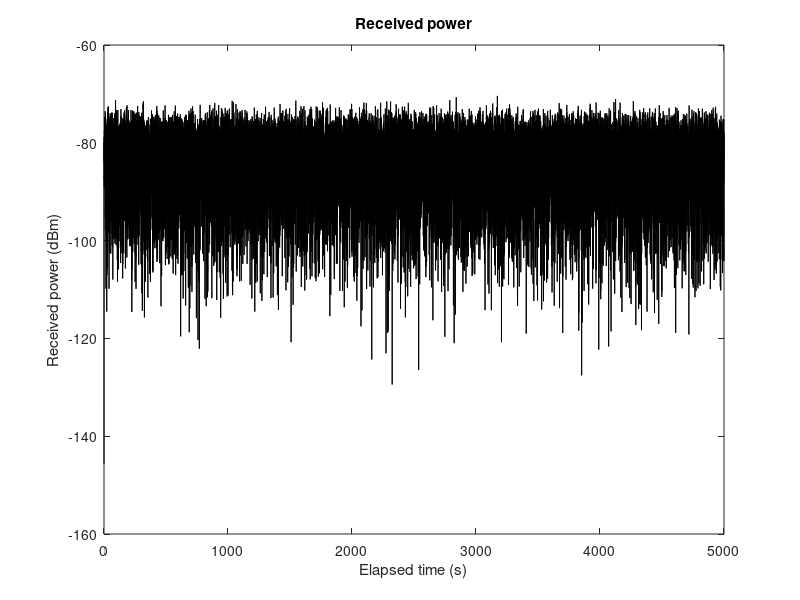
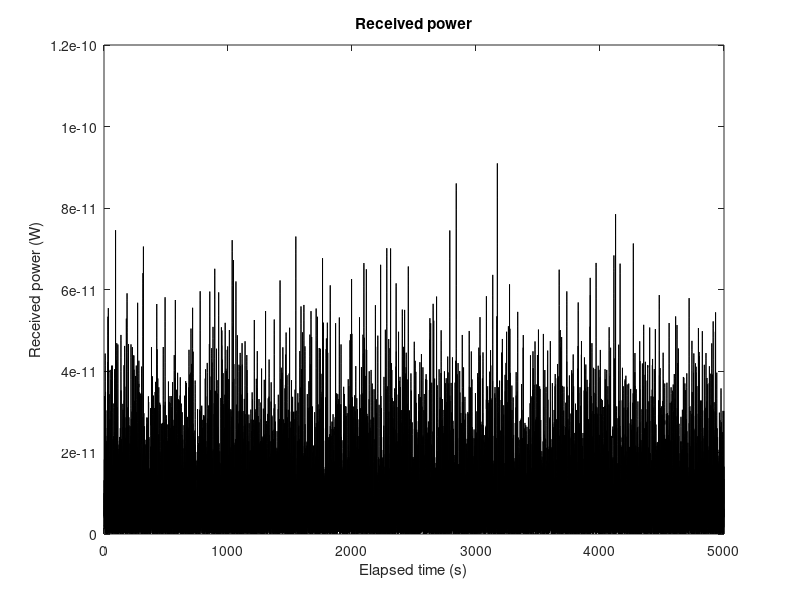
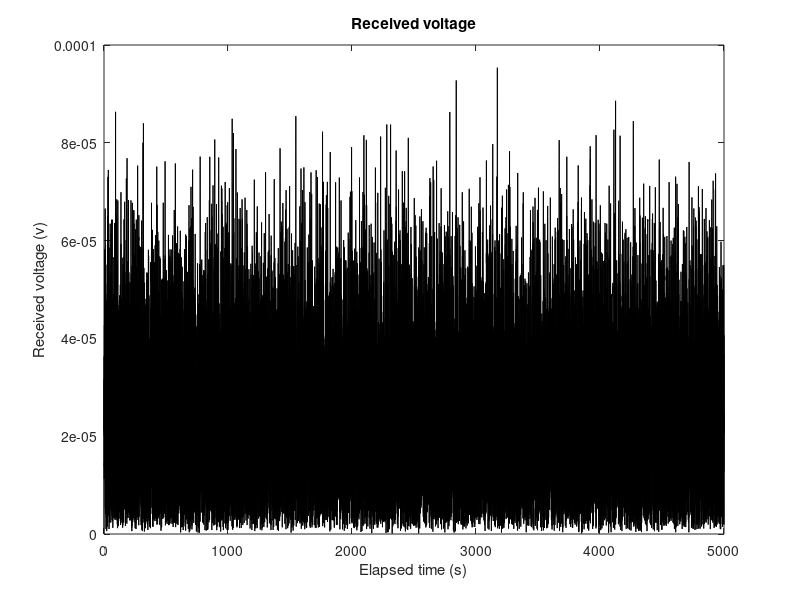
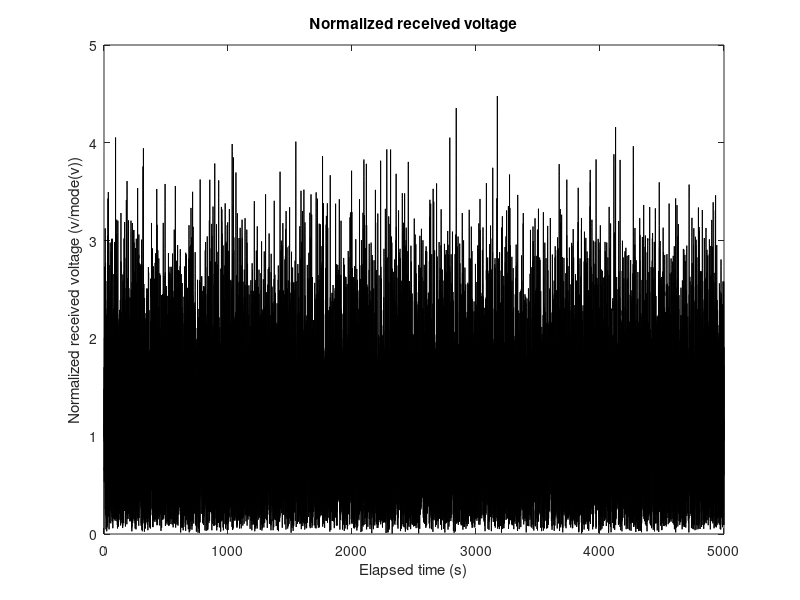

Here is the MATLAB script that generated these plots, in order: (Note: this script raises an error after producing the figures.)
%
% project11
%
% INITIALIZE =========================================================
clear 
close all
clc
% ====================================================================

Nbins=10;

% ==================================================================== 
load series11      

timeaxis=series11(:,1);       % timeaxis in s
P=series11(:,2);              % P in dBm

figure,plot(timeaxis,P,'k')
title('Received power')
ylabel('Received power (dBm)')
xlabel('Elapsed time (s)')

p=10.^(P/10);   % now p is in mW
p=p/1000;       % now p is in W

figure,plot(timeaxis,p,'k')
title('Received power')
ylabel('Received power (W)')
xlabel('Elapsed time (s)')

v=sqrt(2*50*p);

figure,plot(timeaxis,v,'k')
title('Received voltage')
ylabel('Received voltage (v)')
xlabel('Elapsed time (s)')

sigma=mean(v)/1.25

vnorm=v/sigma;    % normalize vortage wrt modal value

% Again compute sigma of normalized v (vnorm)

sigmavnorm=mean(vnorm)/1.25

figure,plot(timeaxis,vnorm,'k')
title('Normalized received voltage')
ylabel('Normalized received voltage (v/mode(v))')
xlabel('Elapsed time (s)')

[CDFx,CDFy]=fCDF(vnorm);

[CDFyTheoretical]=RayleighCDF(sigmavnorm,CDFx);
figure, plot(CDFx,CDFyTheoretical,'k',CDFx,CDFy,'k:') 
title('Sample CDF')
ylabel('Probability the abscissa is not exceeded')
xlabel('Normalized received voltage (v/mode(v))')
legend('Theoretical','Sample')

% Chi-Square test 1st try ===============================================

[HvnormY,HvnormX]=hist(vnorm,Nbins);

HvnormYtheoretical=RayleighHIST(HvnormX,sigmavnorm);
HvnormYtheoretical=HvnormYtheoretical*length(vnorm);
figure,bar(HvnormX,HvnormYtheoretical,0.8,'y')
hold on
bar(HvnormX,HvnormY,0.2,'r')
hold off
title('Histogam of theoretical Rayleigh and of series')
legend('Theoretical','Sample')
xlabel('Normalized signal level')
ylabel('Bin frecuencies')

% Chi-Square parameter ================================================

D2=sum((HvnormYtheoretical-HvnormY).^2./HvnormYtheoretical)


% Chi-Square test 2nd try ===============================================

RR=BINSequalprobRayleigh(Nbins,1)

HvnormY=histc(vnorm,RR)
HvnormY=HvnormY(1:Nbins)


HvnormYtheoretical=1/Nbins;
HvnormYtheoretical=HvnormYtheoretical*length(vnorm);

% showing results =====================================================

theoreticalfreq=ones(Nbins,1).*HvnormYtheoretical;
D2partial=(HvnormYtheoretical-HvnormY).^2./HvnormYtheoretical;

format bank
tableresults=[RR(1:end-1), RR(2:end), HvnormY,theoreticalfreq,D2partial]
format short

% figure,bar(HvnormX,HvnormYtheoretical,0.8,'y')
% hold on
% bar(HvnormX,HvnormY,0.2,'r')
% hold off
% title('Histogam of theoretical Rayleigh and of series')

% Chi-Square parameter ================================================

D2=sum((HvnormYtheoretical-HvnormY).^2./HvnormYtheoretical)


%alpha=1-gammainc(0.5*chi2,0.5*df); significance level
